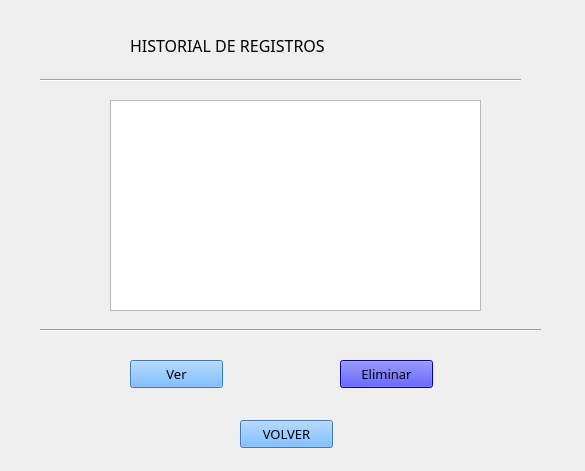
<?xml version="1.0" encoding="UTF-8"?>
<ui version="4.0">
 <class>Form</class>
 <widget class="QWidget" name="Form">
  <property name="geometry">
   <rect>
    <x>0</x>
    <y>0</y>
    <width>585</width>
    <height>471</height>
   </rect>
  </property>
  <property name="windowTitle">
   <string>Form</string>
  </property>
  <widget class="Line" name="line">
   <property name="geometry">
    <rect>
     <x>40</x>
     <y>70</y>
     <width>481</width>
     <height>20</height>
    </rect>
   </property>
   <property name="orientation">
    <enum>Qt::Horizontal</enum>
   </property>
  </widget>
  <widget class="Line" name="line_2">
   <property name="geometry">
    <rect>
     <x>40</x>
     <y>320</y>
     <width>501</width>
     <height>20</height>
    </rect>
   </property>
   <property name="orientation">
    <enum>Qt::Horizontal</enum>
   </property>
  </widget>
  <widget class="QPushButton" name="btnVer">
   <property name="geometry">
    <rect>
     <x>130</x>
     <y>360</y>
     <width>93</width>
     <height>28</height>
    </rect>
   </property>
   <property name="font">
    <font>
     <family>Copperplate Gothic Bold</family>
     <pointsize>10</pointsize>
    </font>
   </property>
   <property name="styleSheet">
    <string notr="true">background-color: rgb(85, 170, 255);</string>
   </property>
   <property name="text">
    <string>Ver</string>
   </property>
  </widget>
  <widget class="QPushButton" name="btnEliminar">
   <property name="geometry">
    <rect>
     <x>340</x>
     <y>360</y>
     <width>93</width>
     <height>28</height>
    </rect>
   </property>
   <property name="font">
    <font>
     <family>Copperplate Gothic Bold</family>
     <pointsize>10</pointsize>
    </font>
   </property>
   <property name="styleSheet">
    <string notr="true">background-color: rgb(0, 0, 255);</string>
   </property>
   <property name="text">
    <string>Eliminar</string>
   </property>
  </widget>
  <widget class="QTableWidget" name="tableRegistros">
   <property name="geometry">
    <rect>
     <x>110</x>
     <y>100</y>
     <width>371</width>
     <height>211</height>
    </rect>
   </property>
  </widget>
  <widget class="QLabel" name="llbtitulohistorial">
   <property name="geometry">
    <rect>
     <x>130</x>
     <y>20</y>
     <width>321</width>
     <height>51</height>
    </rect>
   </property>
   <property name="font">
    <font>
     <family>Copperplate Gothic Bold</family>
     <pointsize>12</pointsize>
    </font>
   </property>
   <property name="text">
    <string>HISTORIAL DE REGISTROS</string>
   </property>
  </widget>
  <widget class="QPushButton" name="btnvolverhistorial">
   <property name="geometry">
    <rect>
     <x>240</x>
     <y>420</y>
     <width>93</width>
     <height>28</height>
    </rect>
   </property>
   <property name="font">
    <font>
     <family>Copperplate Gothic Bold</family>
     <pointsize>10</pointsize>
    </font>
   </property>
   <property name="styleSheet">
    <string notr="true">background-color: rgb(85, 170, 255);</string>
   </property>
   <property name="text">
    <string>VOLVER</string>
   </property>
  </widget>
 </widget>
 <resources/>
 <connections/>
</ui>
